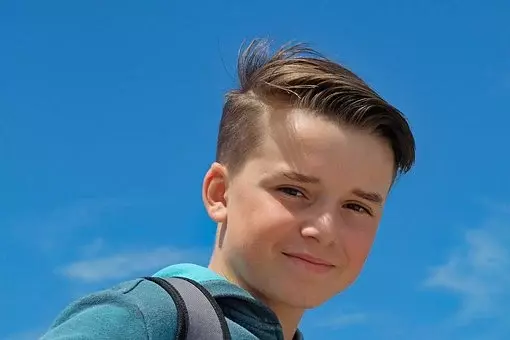
#> input picture PRO-106/boy.jpg, 510 x 340 px
$ python face-detect.py
#> lines starting #> are read from the running program, lines starting #| are printed output that depends on the picture; after the words box and inside, x2 and y2 are one past the last pixel; in counts of white or black regions, pixels touching at a corner belong together
import cv2

img = cv2.imread("boy.jpg")
#> img is the input picture: shape (340, 510, 3); mean B, G, R 164.1, 122.5, 66.8

gray = cv2.cvtColor( img , cv2.COLOR_BGR2GRAY)
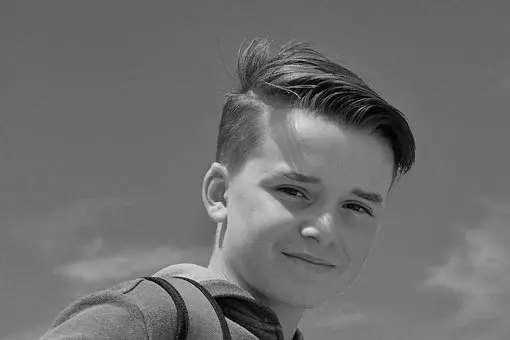
#> gray: shape (340, 510); min 0, max 231, mean 110.5

face_cascade = cv2.CascadeClassifier('haarcascade_frontalface_default.xml')

size = face_cascade.detectMultiScale( gray , 1.1 , 5 )
#> size = [[236, 134, 175, 175]]
print(size)
#| [[236 134 175 175]]

for ( x, y , w , h) in size :
    cv2.rectangle(img , (x,y) , (x+w , y+h) , ( 78 , 222 , 34 ) , 5 )
    roi = img[y:y+h , x:x+w ]
    cv2.imwrite("face.jpg" , roi)
#> this loop made 1 pass
#> pass 1, `roi = img[y:y+h , x:x+w ]`:
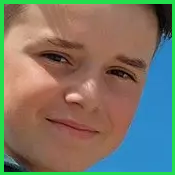
#> roi: shape (175, 175, 3); mean B, G, R 103.7, 118.7, 122.1
#> after the loop:
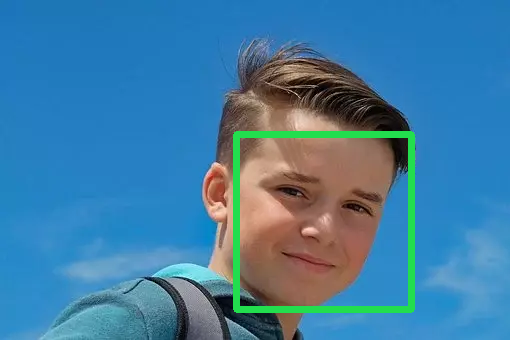
#> img: shape (340, 510, 3); 2.81% of pixels changed, all inside (x1, y1, x2, y2) = (233, 131, 415, 313)


cv2.imshow("img" , img)
cv2.waitKey(0)
